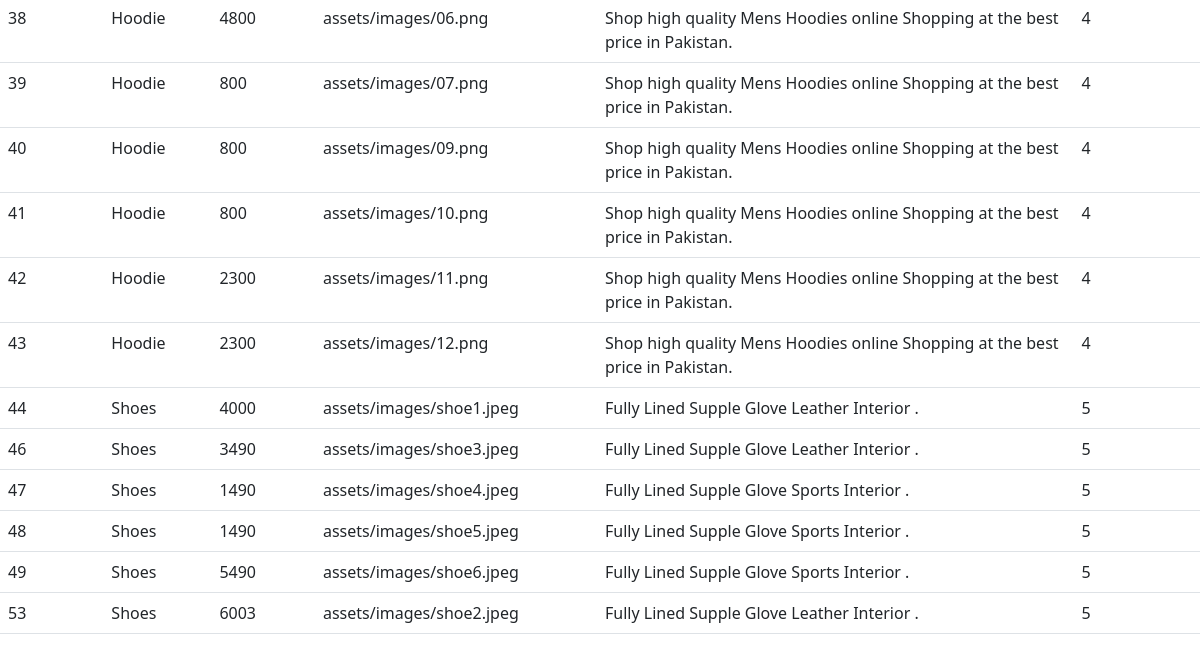
Before: /admin/product.php (lower part) with the older database file.
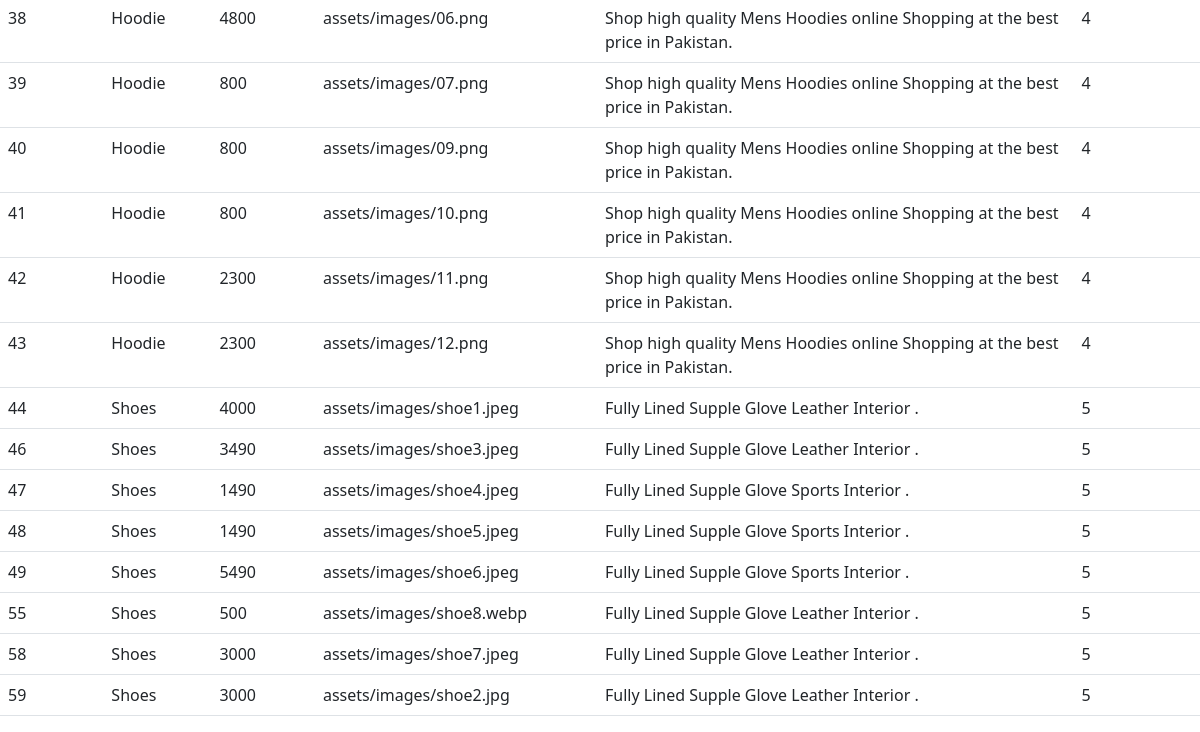
After: the same page with the newer database file.
### tables this page shows
CREATE TABLE `products` (
  `prod_id` int(11) NOT NULL,
  `prodname` varchar(100) NOT NULL,
  `prodprice` int(11) NOT NULL,
  `prodimage` varchar(255) NOT NULL,
  `Prod_Desc` varchar(255) NOT NULL,
  `Prod_Category` int(11) DEFAULT NULL
);

### admin/product.php (the view, shortened to what this page needs)
<?php
    include("config.php");
    $query = "SELECT * FROM products;";
    $result = mysqli_query($conn, $query);
    ?>
    <!DOCTYPE html>
    <html lang="en">
    <head>
        <link href="https://cdn.jsdelivr.net/npm/bootstrap@5.0.2/dist/css/bootstrap.min.css" rel="stylesheet">
    </head>
    <body>
        <table class="table table-border">
            <tbody>
                <?php
                while($data = mysqli_fetch_assoc($result)){
                    ?>
                    <tr>
                        <td><?php echo $data["prod_id"]?></td>
                        <td><?php echo $data["prodname"]?></td>
                        <td><?php echo $data["prodprice"]?></td>
                        <td><?php echo $data["prodimage"]?></td>
                        <td><?php echo $data ["Prod_Desc"]?></td>
                        <td><?php echo $data["Prod_Category"]?></td>
                        <?php
                }
                ?>
                </tr>
            </tbody>
        </table>
    </body>
    </html>

Changed rows visible on the page:
removed products: prod_id "53", prodname "Shoes", prodprice "6003", prodimage "assets/images/shoe2.jpeg", Prod_Desc "Fully Lined Supple Glove Leather Interior .", Prod_Category "5"
added products: prod_id "55", prodname "Shoes", prodprice "500", prodimage "assets/images/shoe8.webp", Prod_Desc "Fully Lined Supple Glove Leather Interior .", Prod_Category "5"
added products: prod_id "58", prodname "Shoes", prodprice "3000", prodimage "assets/images/shoe7.jpeg", Prod_Desc "Fully Lined Supple Glove Leather Interior .", Prod_Category "5"
added products: prod_id "59", prodname "Shoes", prodprice "3000", prodimage "assets/images/shoe2.jpg", Prod_Desc "Fully Lined Supple Glove Leather Interior .", Prod_Category "5"
